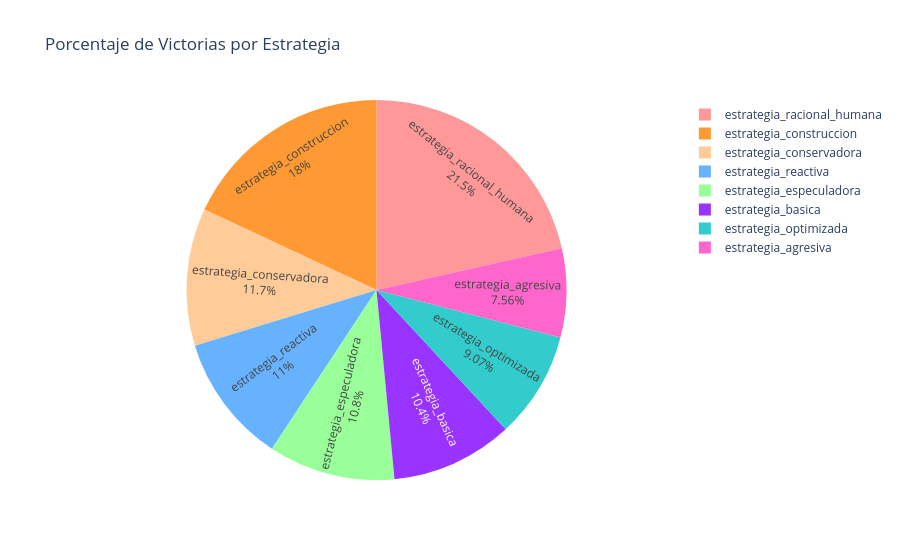

Notebook code cell kept with this figure:
### Code cell
fig1.show()

### Figure 1 — Plotly figure (JSON) as saved in the notebook; plotly's stock layout.template omitted (floating-point values rounded to 4 significant figures)
{"data": [{"hoverinfo": "label+value+percent", "labels": ["estrategia_racional_humana", "estrategia_reactiva", "estrategia_especuladora", "estrategia_conservadora", "estrategia_agresiva", "estrategia_optimizada", "estrategia_construccion", "estrategia_basica"], "marker": {"colors": ["#FF9999", "#66B2FF", "#99FF99", "#FFCC99", "#FF66CC", "#33CCCC", "#FF9933", "#9933FF"]}, "pull": [0, 0, 0, 0, 0, 0, 0, 0], "textinfo": "label+percent", "type": "pie", "values": [21.3, 10.9, 10.7, 11.6, 7.5, 9, 17.9, 10.3]}], "layout": {"showlegend": true, "title": {"text": "Porcentaje de Victorias por Estrategia"}}}
